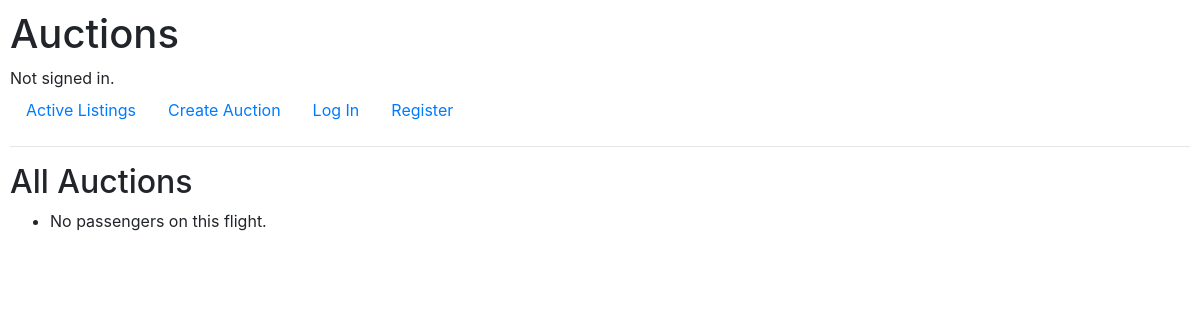
Page /listings on the earlier database version.
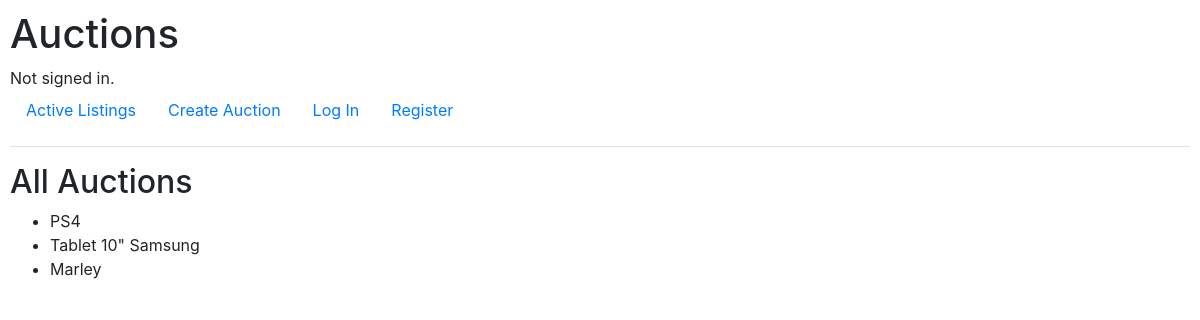
Same page on the later database version.
### auctions/models.py (models this page shows, shortened)
class Auction(models.Model):
    title = models.CharField(max_length=64)
    description = models.CharField(max_length=280)
    price = models.DecimalField(max_digits=10, decimal_places=2)
    seller = models.ForeignKey(User, on_delete=models.CASCADE, related_name="seller")

### auctions/views.py (the view)
# urls.py: path("listings", views.listings, name="listings"),
def listings(request):
    auctions = Auction.objects.all()
    return render(request, "auctions/listings.html", {
        "auctions": auctions
    })

### auctions/templates/auctions/listings.html
{% extends "auctions/layout.html" %}
{% block body %}
    <h2>All Auctions</h2>
    <ul>
        {% for auction in auctions %}
            <li>{{ auction.title }}</li>
        {% empty %}
            <li>No passengers on this flight.</li>
        {% endfor %}
    </ul>
{% endblock %}

### auctions/templates/auctions/layout.html (shortened to what this page needs)
{% load static %}
<!DOCTYPE html>
<html lang="en">
    <head>
        <link rel="stylesheet" href="https://stackpath.bootstrapcdn.com/bootstrap/4.4.1/css/bootstrap.min.css">
        <link href="{% static 'auctions/styles.css' %}" rel="stylesheet">
    </head>
    <body>
        <h1>Auctions</h1>
        <div>
            {% if user.is_authenticated %}
                Signed in as <strong>{{ user.username }}</strong>.
            {% else %}
                Not signed in.
            {% endif %}
        </div>
        <ul class="nav">
            <li class="nav-item">
                <a class="nav-link" href="{% url 'listings' %}">Active Listings</a>
            </li>
            <li class="nav-item">
                <a class="nav-link" href="{% url 'sell' %}">Create Auction</a>
            </li>
            {% if user.is_authenticated %}
                <li class="nav-item">
                    <a class="nav-link" href="{% url 'logout' %}">Log Out</a>
                </li>
            {% else %}
                <li class="nav-item">
                    <a class="nav-link" href="{% url 'login' %}">Log In</a>
                </li>
                <li class="nav-item">
                    <a class="nav-link" href="{% url 'register' %}">Register</a>
                </li>
            {% endif %}
        </ul>
        <hr>
        {% block body %}
        {% endblock %}
    </body>
</html>

### auctions/static/auctions/styles.css (style rules this page uses)
body { padding: 10px; }

Differences in the rows shown:
added Auction: title "PS4"
added Auction: title "Tablet 10\" Samsung"
added Auction: title "Marley"
Other differences:
text no longer shown: "No passengers on this flight."
